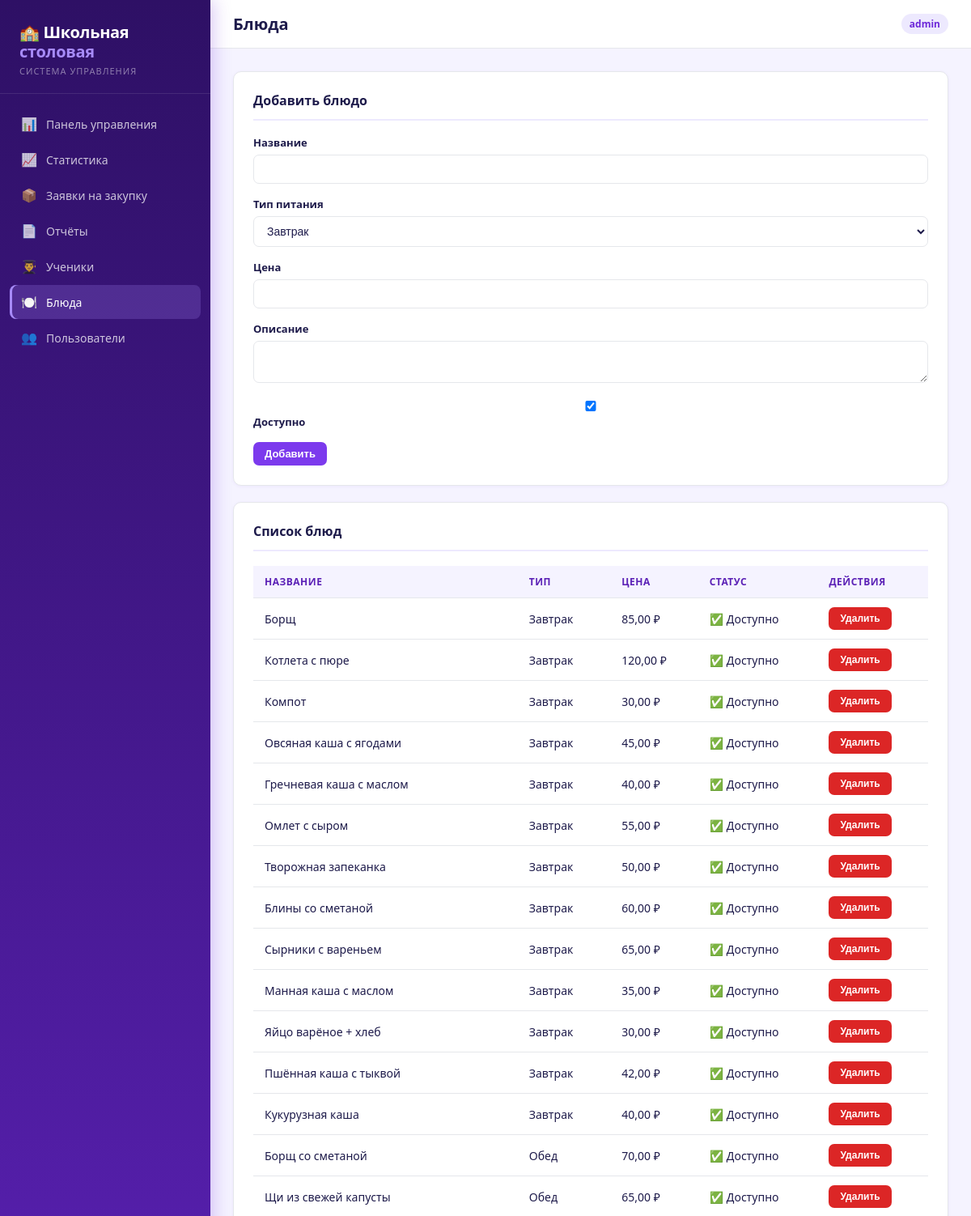
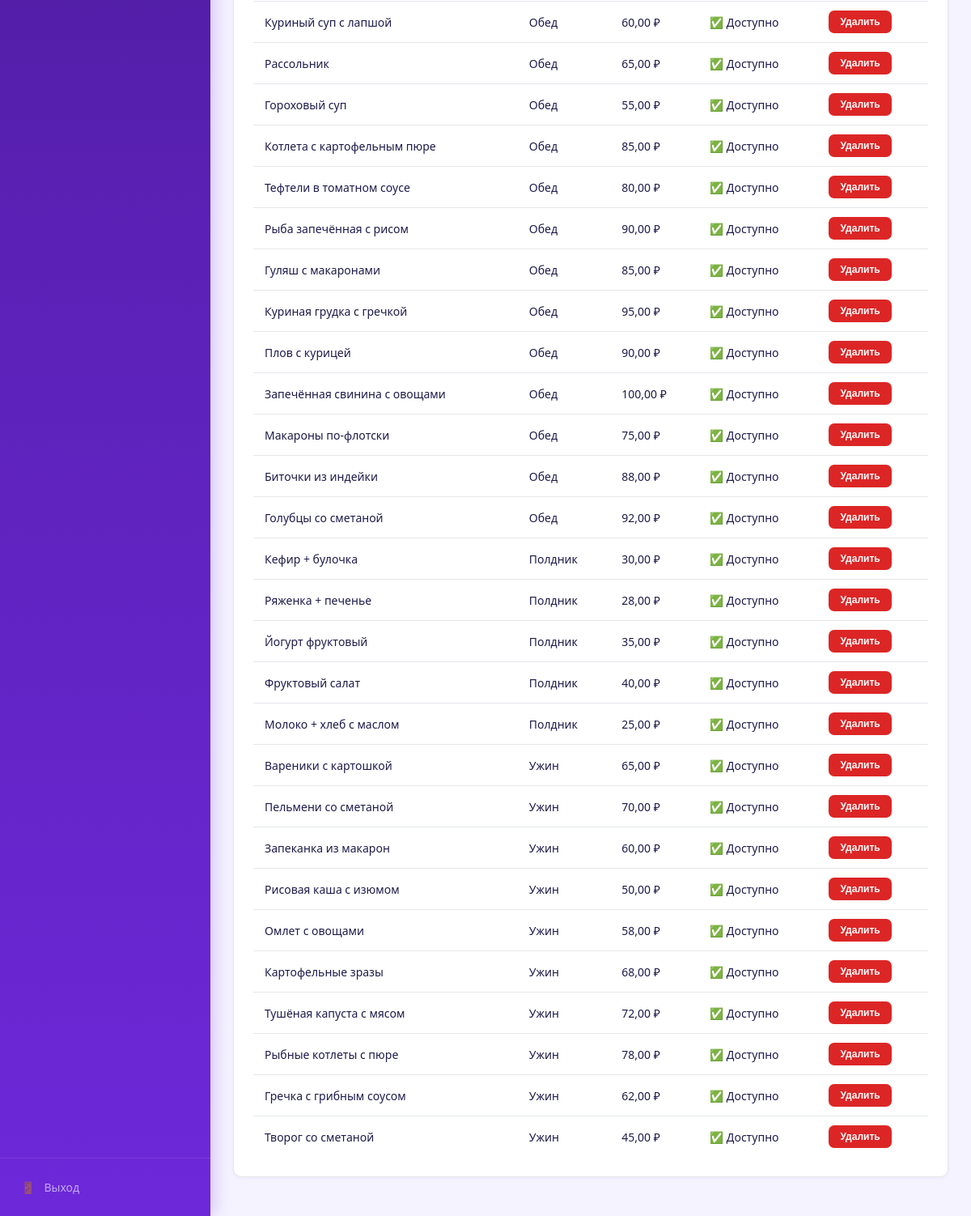
/dishes/ (signed in), run on the app's committed database (2 pictures, top to bottom).
### canteen/models.py (models this page shows, shortened)
class Dish(models.Model):
    name = models.CharField('Название', max_length=200)
    meal_type = models.ForeignKey(MealType, on_delete=models.CASCADE, verbose_name='Тип питания')
    price = models.DecimalField('Цена', max_digits=8, decimal_places=2)
    description = models.TextField('Описание', blank=True)
    calories = models.IntegerField('Калории', blank=True, null=True)
    is_available = models.BooleanField('Доступно', default=True)
    created_at = models.DateTimeField('Дата создания', auto_now_add=True)
    class Meta:
        verbose_name = 'Блюдо'
        verbose_name_plural = 'Блюда'

class MealType(models.Model):
    name = models.CharField('Название', max_length=50)
    start_time = models.TimeField('Время начала')
    end_time = models.TimeField('Время окончания')
    class Meta:
        verbose_name = 'Тип питания'
        verbose_name_plural = 'Типы питания'

### canteen/views.py (the view, shortened to what this page needs)
# urls.py: path('dishes/', views.admin_dishes, name='admin_dishes'),
@login_required
@user_passes_test(is_admin)
def admin_dishes(request):
    dishes = Dish.objects.select_related('meal_type').all()
    meal_types = MealType.objects.all()
    return render(request, 'canteen/admin/dishes.html', {'dishes': dishes, 'meal_types': meal_types})

### canteen/views.py (called while the page is built)
def is_admin(user):
    return user.is_superuser or user.is_staff

### canteen/templates/canteen/admin/dishes.html (shortened to what this page needs)
{% extends 'canteen/base.html' %}
{% block title %}Блюда{% endblock %}
{% block content %}
<div class="card">
    <h2>Добавить блюдо</h2>
    <form method="post">
        <div class="form-group">
            <label>Название</label>
            <input type="text" name="name" required>
        </div>
        <div class="form-group">
            <label>Тип питания</label>
            <select name="meal_type" required>
                {% for mt in meal_types %}
                <option value="{{ mt.id }}">{{ mt.name }}</option>
                {% endfor %}
            </select>
        </div>
        <div class="form-group">
            <label>Цена</label>
            <input type="number" step="0.01" name="price" required>
        </div>
        <div class="form-group">
            <label>Описание</label>
            <textarea name="description" rows="2"></textarea>
        </div>
        <div class="form-group">
            <label><input type="checkbox" name="is_available" checked> Доступно</label>
        </div>
        <button type="submit" class="btn btn-primary">Добавить</button>
    </form>
</div>
<div class="card">
    <h2>Список блюд</h2>
    <table>
        <thead><tr><th>Название</th><th>Тип</th><th>Цена</th><th>Статус</th><th>Действия</th></tr></thead>
        <tbody>
            {% for dish in dishes %}
            <tr>
                <td>{{ dish.name }}</td>
                <td>{{ dish.meal_type.name }}</td>
                <td>{{ dish.price }} ₽</td>
                <td>{% if dish.is_available %}✅ Доступно{% else %}❌ Недоступно{% endif %}</td>
                <td>
                    <form method="post" style="display:inline">
                        <button type="submit" class="btn btn-danger" style="font-size:12px" onclick="return confirm('Удалить?')">Удалить</button>
                    </form>
                </td>
            </tr>
            {% empty %}
            <tr><td colspan="5">Нет блюд</td></tr>
            {% endfor %}
        </tbody>
    </table>
</div>
{% endblock %}

### canteen/templates/canteen/base.html (shortened to what this page needs)
<!DOCTYPE html>
<html lang="ru">
<head>
</head>
<body>
    <aside class="sidebar">
        <div class="sidebar-brand">
            <div class="logo">🏫 Школьная<span> столовая</span></div>
            <div class="subtitle">Система управления</div>
        </div>
        <nav class="sidebar-nav">
            <a href="/dashboard/"  {% if request.path == '/dashboard/'         %}class="active"{% endif %}><span class="icon">📊</span>Панель управления</a>
            <a href="/statistics/" {% if request.path == '/statistics/'         %}class="active"{% endif %}><span class="icon">📈</span>Статистика</a>
            <a href="/purchase-requests/" {% if request.path == '/purchase-requests/' %}class="active"{% endif %}><span class="icon">📦</span>Заявки на закупку</a>
            <a href="/reports/"    {% if request.path == '/reports/'            %}class="active"{% endif %}><span class="icon">📄</span>Отчёты</a>
            <a href="/students/"   {% if request.path == '/students/'           %}class="active"{% endif %}><span class="icon">👨‍🎓</span>Ученики</a>
            <a href="/dishes/"     {% if request.path == '/dishes/'             %}class="active"{% endif %}><span class="icon">🍽️</span>Блюда</a>
            <a href="/users/"      {% if request.path == '/users/'              %}class="active"{% endif %}><span class="icon">👥</span>Пользователи</a>
        </nav>
        <div class="sidebar-footer">
            <a href="/logout/"><span class="icon">🚪</span>Выход</a>
        </div>
    </aside>
    <div class="main">
        <div class="topbar">
            <h1>{% block title %}Панель управления{% endblock %}</h1>
            {% if user.is_authenticated %}
            <span class="badge">{{ user.username }}</span>
            {% endif %}
        </div>
        <div class="page-content">
            {% block content %}{% endblock %}
        </div>
    </div>
</body>
</html>

### canteen/templates/canteen/base.html (style rules this page uses)
*, *::before, *::after { margin: 0; padding: 0; box-sizing: border-box; }
:root { --purple-950: #2e1065; --purple-900: #4a1d96; --purple-800: #5b21b6; --purple-700: #6d28d9; --purple-600: #7c3aed; --purple-500: #8b5cf6; --purple-400: #a78bfa; --purple-200: #ddd6fe; --purple-100: #ede9fe; --purple-50: #f5f3ff; --bg: #f5f3ff; --card-bg: #ffffff; --text: #1e1b4b; --text-muted: #6b7280; --border: #e5e7eb; --radius: 10px; --sidebar-w: 260px; }
body { font-family: 'Segoe UI', Arial, sans-serif; background: var(--bg); color: var(--text); min-height: 100vh; }
.sidebar { position: fixed; left: 0; top: 0; width: var(--sidebar-w); height: 100%; background: linear-gradient(180deg, var(--purple-950) 0%, var(--purple-800) 60%, var(--purple-700) 100%); display: flex; flex-direction: column; padding: 0; overflow: hidden; box-shadow: 4px 0 20px rgba(109,40,217,0.25); z-index: 100; }
.sidebar-brand { padding: 28px 24px 20px; border-bottom: 1px solid rgba(255,255,255,0.1); }
.sidebar-brand .logo { font-size: 20px; font-weight: 700; color: #fff; letter-spacing: -0.3px; line-height: 1.2; }
.sidebar-brand .logo span { color: var(--purple-400); }
.sidebar-brand .subtitle { font-size: 11px; color: rgba(255,255,255,0.45); margin-top: 4px; text-transform: uppercase; letter-spacing: 1px; }
.sidebar-nav { flex: 1; padding: 16px 12px; overflow-y: auto; }
.sidebar-nav a { display: flex; align-items: center; gap: 11px; color: rgba(255,255,255,0.75); text-decoration: none; padding: 10px 14px; border-radius: 8px; font-size: 14px; font-weight: 500; margin-bottom: 2px; transition: background .18s, color .18s; }
.sidebar-nav a.active { background: rgba(167,139,250,0.22); color: #fff; box-shadow: inset 3px 0 0 var(--purple-400); }
.sidebar-nav .icon { font-size: 16px; width: 20px; text-align: center; }
.sidebar-footer { padding: 16px 12px; border-top: 1px solid rgba(255,255,255,0.1); }
.sidebar-footer a { display: flex; align-items: center; gap: 11px; color: rgba(255,255,255,0.6); text-decoration: none; padding: 10px 14px; border-radius: 8px; font-size: 14px; font-weight: 500; transition: background .18s, color .18s; }
.main { margin-left: var(--sidebar-w); min-height: 100vh; display: flex; flex-direction: column; }
.topbar { background: var(--card-bg); border-bottom: 1px solid var(--border); padding: 16px 28px; display: flex; align-items: center; justify-content: space-between; position: sticky; top: 0; z-index: 10; }
.topbar h1 { font-size: 20px; font-weight: 700; color: var(--text); }
.topbar .badge { background: var(--purple-100); color: var(--purple-700); font-size: 12px; font-weight: 600; padding: 4px 10px; border-radius: 20px; }
.page-content { padding: 28px; flex: 1; }
.card { background: var(--card-bg); border: 1px solid var(--border); border-radius: var(--radius); padding: 24px; margin-bottom: 20px; box-shadow: 0 1px 4px rgba(109,40,217,0.06); }
.card h2 { font-size: 16px; font-weight: 700; color: var(--text); margin-bottom: 18px; padding-bottom: 12px; border-bottom: 2px solid var(--purple-100); }
table { width: 100%; border-collapse: collapse; font-size: 14px; }
th, td { padding: 11px 14px; text-align: left; border-bottom: 1px solid var(--border); }
th { background: var(--purple-50); color: var(--purple-800); font-weight: 600; font-size: 12px; text-transform: uppercase; letter-spacing: 0.5px; }
tbody tr:last-child td { border-bottom: none; }
.btn { display: inline-flex; align-items: center; gap: 6px; padding: 7px 14px; border: none; border-radius: 7px; cursor: pointer; font-size: 13px; font-weight: 600; text-decoration: none; transition: opacity .15s, transform .1s; }
.btn-primary { background: var(--purple-600); color: white; }
.btn-danger { background: #dc2626; color: white; }
.form-group { margin-bottom: 16px; }
.form-group label { display: block; margin-bottom: 6px; font-size: 13px; font-weight: 600; color: var(--text); }
.form-group input, .form-group select, .form-group textarea { width: 100%; padding: 9px 12px; border: 1.5px solid var(--border); border-radius: 7px; font-size: 14px; color: var(--text); background: #fff; transition: border-color .2s, box-shadow .2s; outline: none; }

### data on the page
Dish: name "Борщ", meal_type.name "Завтрак", price "85,00", is_available "✅ Доступно"
Dish: name "Котлета с пюре", meal_type.name "Завтрак", price "120,00", is_available "✅ Доступно"
Dish: name "Компот", meal_type.name "Завтрак", price "30,00", is_available "✅ Доступно"
Dish: name "Овсяная каша с ягодами", meal_type.name "Завтрак", price "45,00", is_available "✅ Доступно"
Dish: name "Гречневая каша с маслом", meal_type.name "Завтрак", price "40,00", is_available "✅ Доступно"
Dish: name "Омлет с сыром", meal_type.name "Завтрак", price "55,00", is_available "✅ Доступно"
Dish: name "Творожная запеканка", meal_type.name "Завтрак", price "50,00", is_available "✅ Доступно"
Dish: name "Блины со сметаной", meal_type.name "Завтрак", price "60,00", is_available "✅ Доступно"
Dish: name "Сырники с вареньем", meal_type.name "Завтрак", price "65,00", is_available "✅ Доступно"
Dish: name "Манная каша с маслом", meal_type.name "Завтрак", price "35,00", is_available "✅ Доступно"
Dish: name "Яйцо варёное + хлеб", meal_type.name "Завтрак", price "30,00", is_available "✅ Доступно"
Dish: name "Пшённая каша с тыквой", meal_type.name "Завтрак", price "42,00", is_available "✅ Доступно"
Dish: name "Кукурузная каша", meal_type.name "Завтрак", price "40,00", is_available "✅ Доступно"
Dish: name "Борщ со сметаной", meal_type.name "Обед", price "70,00", is_available "✅ Доступно"
Dish: name "Щи из свежей капусты", meal_type.name "Обед", price "65,00", is_available "✅ Доступно"
Dish: name "Куриный суп с лапшой", meal_type.name "Обед", price "60,00", is_available "✅ Доступно"
Dish: name "Рассольник", meal_type.name "Обед", price "65,00", is_available "✅ Доступно"
Dish: name "Гороховый суп", meal_type.name "Обед", price "55,00", is_available "✅ Доступно"
Dish: name "Котлета с картофельным пюре", meal_type.name "Обед", price "85,00", is_available "✅ Доступно"
Dish: name "Тефтели в томатном соусе", meal_type.name "Обед", price "80,00", is_available "✅ Доступно"
Dish: name "Рыба запечённая с рисом", meal_type.name "Обед", price "90,00", is_available "✅ Доступно"
Dish: name "Гуляш с макаронами", meal_type.name "Обед", price "85,00", is_available "✅ Доступно"
Dish: name "Куриная грудка с гречкой", meal_type.name "Обед", price "95,00", is_available "✅ Доступно"
Dish: name "Плов с курицей", meal_type.name "Обед", price "90,00", is_available "✅ Доступно"
Dish: name "Запечённая свинина с овощами", meal_type.name "Обед", price "100,00", is_available "✅ Доступно"
Dish: name "Макароны по-флотски", meal_type.name "Обед", price "75,00", is_available "✅ Доступно"
Dish: name "Биточки из индейки", meal_type.name "Обед", price "88,00", is_available "✅ Доступно"
Dish: name "Голубцы со сметаной", meal_type.name "Обед", price "92,00", is_available "✅ Доступно"
Dish: name "Кефир + булочка", meal_type.name "Полдник", price "30,00", is_available "✅ Доступно"
Dish: name "Ряженка + печенье", meal_type.name "Полдник", price "28,00", is_available "✅ Доступно"
Dish: name "Йогурт фруктовый", meal_type.name "Полдник", price "35,00", is_available "✅ Доступно"
Dish: name "Фруктовый салат", meal_type.name "Полдник", price "40,00", is_available "✅ Доступно"
Dish: name "Молоко + хлеб с маслом", meal_type.name "Полдник", price "25,00", is_available "✅ Доступно"
Dish: name "Вареники с картошкой", meal_type.name "Ужин", price "65,00", is_available "✅ Доступно"
Dish: name "Пельмени со сметаной", meal_type.name "Ужин", price "70,00", is_available "✅ Доступно"
Dish: name "Запеканка из макарон", meal_type.name "Ужин", price "60,00", is_available "✅ Доступно"
Dish: name "Рисовая каша с изюмом", meal_type.name "Ужин", price "50,00", is_available "✅ Доступно"
Dish: name "Омлет с овощами", meal_type.name "Ужин", price "58,00", is_available "✅ Доступно"
Dish: name "Картофельные зразы", meal_type.name "Ужин", price "68,00", is_available "✅ Доступно"
Dish: name "Тушёная капуста с мясом", meal_type.name "Ужин", price "72,00", is_available "✅ Доступно"
Dish: name "Рыбные котлеты с пюре", meal_type.name "Ужин", price "78,00", is_available "✅ Доступно"
Dish: name "Гречка с грибным соусом", meal_type.name "Ужин", price "62,00", is_available "✅ Доступно"
Dish: name "Творог со сметаной", meal_type.name "Ужин", price "45,00", is_available "✅ Доступно"

### other printed values
{{ user.username }} "admin"
form field meal_type "Завтрак"
